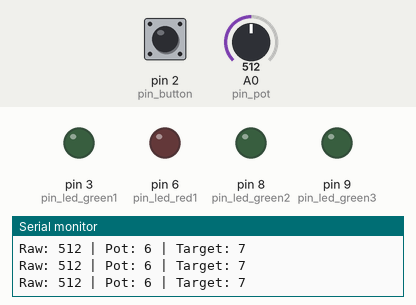
Bench run of a sketch on a simulated Arduino Uno, built with avr-gcc and run on an emulated ATmega328P. On the bench: output pins drawn as LEDs (lit = HIGH), the last lines printed to the serial monitor. Dashed ring = blinking. Inputs (shaded band) come from the test bench; at power-on: pin 2 (pin_button) HIGH, A0 (pin_pot) = 512. Random numbers use the default seed unless the sketch sets one.

Above: at 2.2 s.
2.3 s: pin 2 (pin_button) pulled LOW for 0.15 s
At 2.45 s:
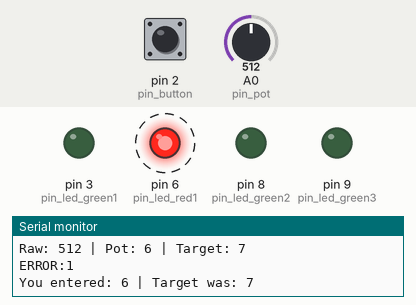
Timing chart, 0 to 5.3 s (numbered marks = the images above; inputs shaded):
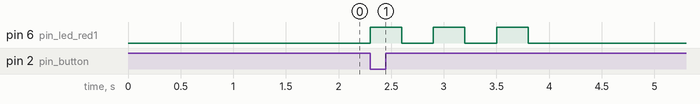

The sketch:

code_arduino.ino
```cpp
// --- HARDWARE CONFIGURATION ---
const int pin_pot = A0;
const int pin_button = 2;
const int pin_led_green1 = 3;
const int pin_led_green2 = 8;
const int pin_led_green3 = 9;
const int pin_led_red1 = 6;
const int pin_vibration = 5;

// --- GAME CONSTANTS ---
const int maxErrors = 3;
const int dialPositions = 10; // 0-10 range

// CALIBRATION - Adjust POT_MAX until you can reach 10
const int POT_MIN = 0;
const int POT_MAX = 850;

const int debounceDelay = 50;
const int vibrationDuration = 1000;
const int serialUpdateInterval = 100;

// --- GAME VARIABLES ---
int code1, code2, code3;
int currentStep = 1;
int errors = 0;
bool buttonReleased = true;
bool vibrationActive = false;
int lastPositionSent = -1;

// --- TIMING VARIABLES ---
unsigned long vibrationStartTime = 0;
unsigned long lastSerialUpdate = 0;
unsigned long lastButtonPress = 0;

void setup()
{
  Serial.begin(9600);
  pinMode(pin_button, INPUT_PULLUP);
  pinMode(pin_led_green1, OUTPUT);
  pinMode(pin_led_green2, OUTPUT);
  //digitalWrite(pin_led_green2, HIGH);
  pinMode(pin_led_green3, OUTPUT);
  //digitalWrite(pin_led_green3, HIGH);
  pinMode(pin_led_red1, OUTPUT);

  generateCombination();
  delay(1000);
  sendCurrentState();
}

void loop()
{
  // Read and calibrate potentiometer
  int rawPot = analogRead(pin_pot);
  int constrainedValue = constrain(rawPot, POT_MIN, POT_MAX);
  int potValue = map(constrainedValue, POT_MIN, POT_MAX, 0, dialPositions);

  unsigned long currentMillis = millis();

  // Send potentiometer position to Unity with rate limiting
  if (potValue != lastPositionSent && (currentMillis - lastSerialUpdate >= serialUpdateInterval))
  {
    Serial.print("POT:");
    Serial.println(potValue);
    lastPositionSent = potValue;
    lastSerialUpdate = currentMillis;
  }

  int currentTarget = 0;
  if (currentStep == 1) currentTarget = code1;
  else if (currentStep == 2) currentTarget = code2;
  else if (currentStep == 3) currentTarget = code3;

  // CONSTANT vibration motor logic
  if (potValue == currentTarget)
  {
    if (!vibrationActive)
    {
      vibrationActive = true;
      vibrationStartTime = currentMillis;
      analogWrite(pin_vibration, 255);
      Serial.println("Vibration started!");
    }
  }
  else
  {
    if (vibrationActive)
    {
      analogWrite(pin_vibration, 0);
      vibrationActive = false;
      Serial.println("Vibration stopped");
    }
  }

  // Check if vibration duration has elapsed
  if (vibrationActive && (currentMillis - vibrationStartTime >= vibrationDuration))
  {
    analogWrite(pin_vibration, 0);
    vibrationActive = false;
    Serial.println("Vibration timeout");
  }

  // Button press detection with debouncing
  if (digitalRead(pin_button) == LOW && buttonReleased && (currentMillis - lastButtonPress >= debounceDelay))
  {
    buttonReleased = false;
    lastButtonPress = currentMillis;
    checkInput(potValue, currentTarget);
  }

  if (digitalRead(pin_button) == HIGH)
  {
    buttonReleased = true;
  }

  // Debug output
  static unsigned long lastPrint = 0;
  if (millis() - lastPrint > 500)
  {
    Serial.print("Raw: ");
    Serial.print(rawPot);
    Serial.print(" | Pot: ");
    Serial.print(potValue);
    Serial.print(" | Target: ");
    Serial.println(currentTarget);
    lastPrint = millis();
  }
}

void checkInput(int input, int target)
{
  if (input == target)
  {
    turnOnGreenLED(currentStep);
    Serial.print("CORRECT:");
    Serial.println(currentStep);
    currentStep++;

    analogWrite(pin_vibration, 0);
    vibrationActive = false;

    if (currentStep > 3)
    {
      Serial.println("VICTORY");
      victoryAnimation();
      resetGame();
    }
  }
  else
  {
    errors++;
    Serial.print("ERROR:");
    Serial.println(errors);
    Serial.print("You entered: ");
    Serial.print(input);
    Serial.print(" | Target was: ");
    Serial.println(target);
    blinkRedLED(errors);
    if (errors >= maxErrors)
    {
      Serial.println("GAMEOVER");
      resetGame();
    }
  }
}

void turnOnGreenLED(int stepNumber)
{
  if (stepNumber == 1) digitalWrite(pin_led_green1, HIGH);
  //if (stepNumber == 2) digitalWrite(pin_led_green2, LOW);
  //if (stepNumber == 3) digitalWrite(pin_led_green3, LOW);
  if (stepNumber == 2) digitalWrite(pin_led_green2, HIGH);
  if (stepNumber == 3) digitalWrite(pin_led_green3, HIGH);
}

void blinkRedLED(int numErrors)
{
  int speed = 800 - (numErrors * 200);
  if (speed < 200) speed = 200;

  for (int i = 0; i < 3; i++)
  {
    digitalWrite(pin_led_red1, HIGH);
    delay(speed / 2);
    digitalWrite(pin_led_red1, LOW);
    delay(speed / 2);
  }
}

void generateCombination()
{
  randomSeed(analogRead(A5));
  code1 = random(5, dialPositions + 1);    // 5 to 10
  code2 = random(0, code1);                 // 0 to code1
  code3 = random(code2 + 1, dialPositions + 1); // code2+1 to 10

  Serial.print("CODE:");
  Serial.print(code1);
  Serial.print(",");
  Serial.print(code2);
  Serial.print(",");
  Serial.println(code3);
}

void sendCurrentState()
{
  Serial.print("CODE:");
  Serial.print(code1);
  Serial.print(",");
  Serial.print(code2);
  Serial.print(",");
  Serial.println(code3);

  Serial.print("STEP:");
  Serial.println(currentStep);
  Serial.print("ERRORS:");
  Serial.println(errors);
}

void resetGame()
{
  delay(5000);
  digitalWrite(pin_led_green1, LOW);
  //digitalWrite(pin_led_green2, HIGH);
  //digitalWrite(pin_led_green3, HIGH);
  digitalWrite(pin_led_green2, LOW);
  digitalWrite(pin_led_green3, LOW);
  digitalWrite(pin_led_red1, LOW);
  analogWrite(pin_vibration, 0);

  currentStep = 1;
  errors = 0;
  vibrationActive = false;

  generateCombination();
  Serial.println("RESET");
}

void victoryAnimation()
{
  for (int i = 0; i < 10; i++)
  {
    //digitalWrite(pin_led_green1, LOW);
    //digitalWrite(pin_led_green2, HIGH);
    //digitalWrite(pin_led_green3, HIGH);
    digitalWrite(pin_led_green1, LOW);
    digitalWrite(pin_led_green2, LOW);
    digitalWrite(pin_led_green3, LOW);
    delay(100);
    //digitalWrite(pin_led_green1, HIGH);
    //digitalWrite(pin_led_green2, LOW);
    //digitalWrite(pin_led_green3, LOW);
    digitalWrite(pin_led_green1, HIGH);
    digitalWrite(pin_led_green2, HIGH);
    digitalWrite(pin_led_green3, HIGH);
    delay(100);
  }
}
```

Measured:
- after the input at 2.3 s, pin 6 (pin_led_red1): alternates HIGH for 0.30 s and LOW for 0.30 s, 6 changes in all, then stays LOW, starting at once
